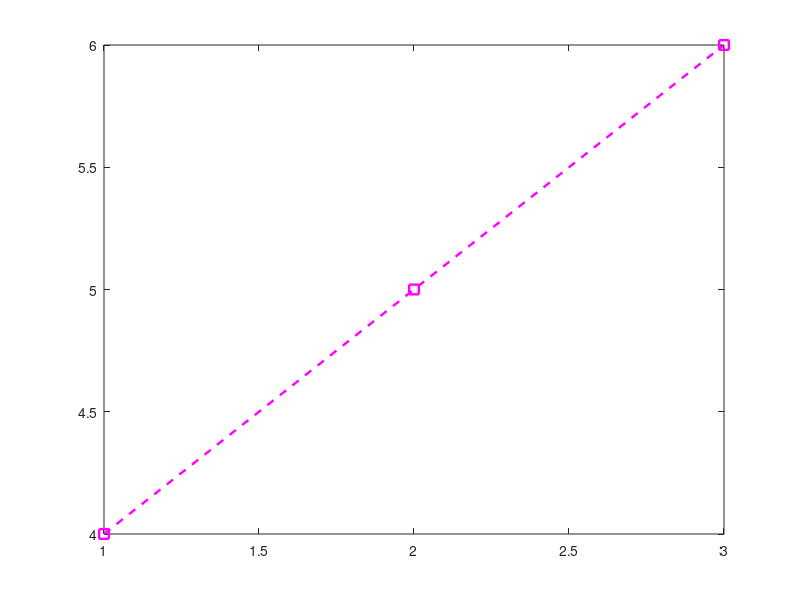

Write the MATLAB code that produced this figure.
figure_handle = figure();
line_handle = plot(1:3, [4, 5, 6], 'm--s', ...
    'LineWidth', 1.75, 'MarkerSize', 7);

openmat_result = { ...
    class(line_handle), ...
    size(line_handle), ...
    get(line_handle, 'Color'), ...
    get(line_handle, 'LineStyle'), ...
    get(line_handle, 'LineWidth'), ...
    get(line_handle, 'Marker'), ...
    get(line_handle, 'MarkerSize') ...
};
close(figure_handle);
